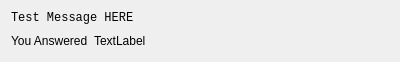
<?xml version="1.0" encoding="UTF-8"?>
<ui version="4.0">
 <class>AnsweredQuestionWidget</class>
 <widget class="QWidget" name="AnsweredQuestionWidget">
  <property name="geometry">
   <rect>
    <x>0</x>
    <y>0</y>
    <width>400</width>
    <height>57</height>
   </rect>
  </property>
  <property name="sizePolicy">
   <sizepolicy hsizetype="Preferred" vsizetype="Maximum">
    <horstretch>0</horstretch>
    <verstretch>0</verstretch>
   </sizepolicy>
  </property>
  <property name="windowTitle">
   <string>Form</string>
  </property>
  <layout class="QVBoxLayout" name="verticalLayout">
   <item>
    <widget class="QLabel" name="question_text">
     <property name="font">
      <font>
       <family>Lucida Console</family>
      </font>
     </property>
     <property name="text">
      <string>Test Message HERE</string>
     </property>
     <property name="wordWrap">
      <bool>true</bool>
     </property>
     <property name="textInteractionFlags">
      <set>Qt::LinksAccessibleByMouse|Qt::TextSelectableByMouse</set>
     </property>
    </widget>
   </item>
   <item>
    <layout class="QHBoxLayout" name="horizontalLayout">
     <item>
      <widget class="QLabel" name="label_3">
       <property name="text">
        <string>You Answered</string>
       </property>
      </widget>
     </item>
     <item>
      <widget class="QLabel" name="answer_text">
       <property name="text">
        <string>TextLabel</string>
       </property>
      </widget>
     </item>
     <item>
      <spacer name="horizontalSpacer">
       <property name="orientation">
        <enum>Qt::Horizontal</enum>
       </property>
       <property name="sizeHint" stdset="0">
        <size>
         <width>40</width>
         <height>20</height>
        </size>
       </property>
      </spacer>
     </item>
    </layout>
   </item>
  </layout>
 </widget>
 <resources/>
 <connections/>
</ui>
